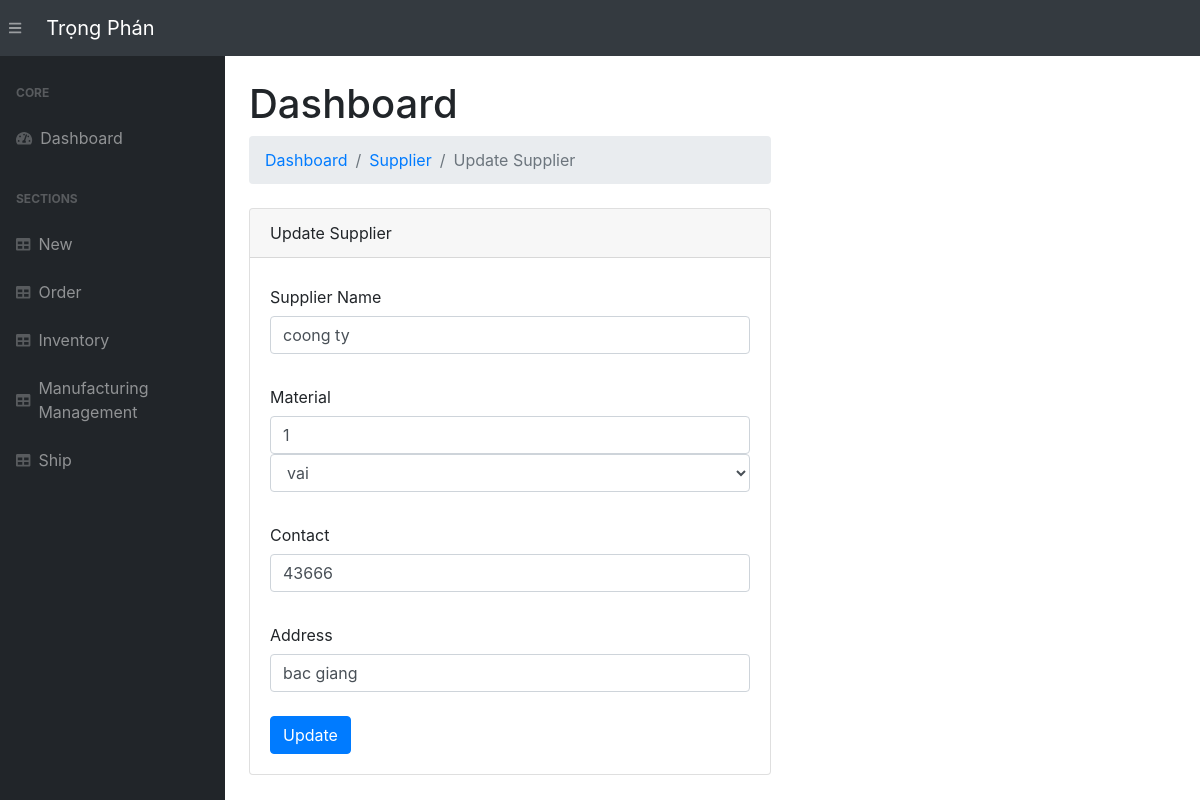
Page /update-supplier/1 on the earlier database version.
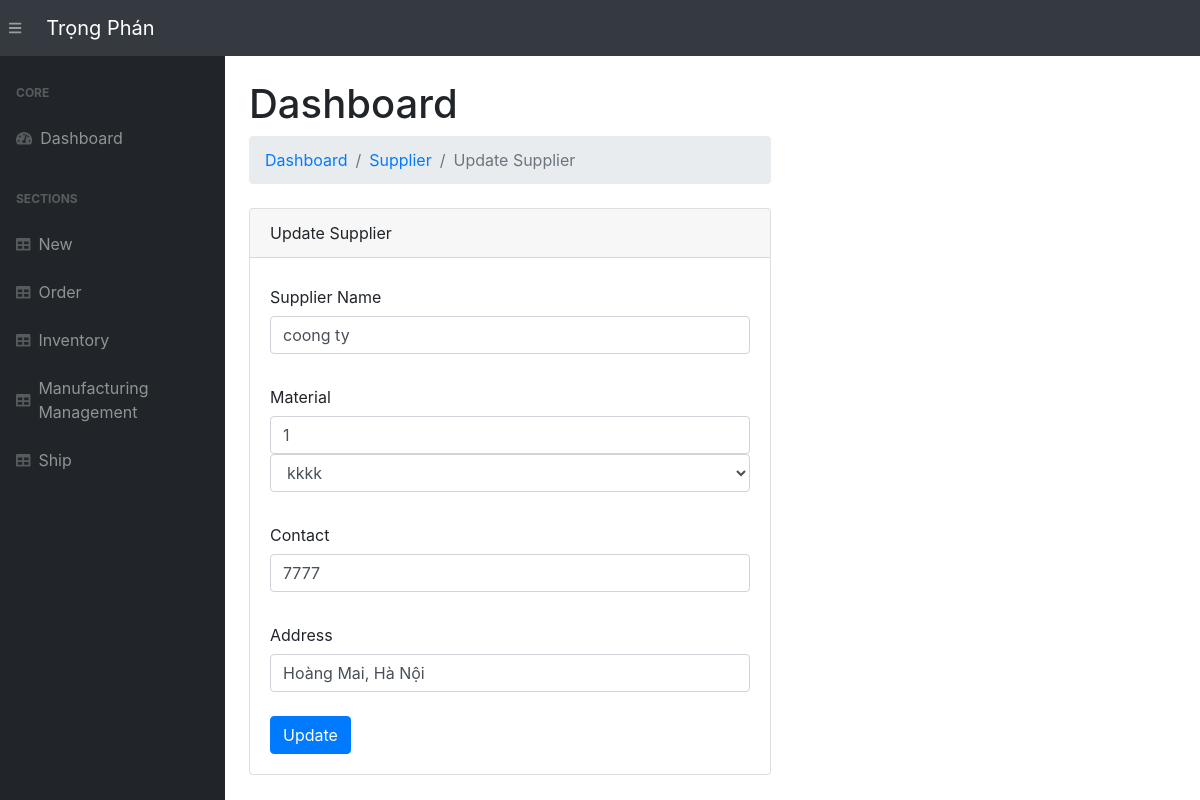
Same page on the later database version.
### app.py (models this page shows, shortened)
class Material(db.Model):
    __tablename__ = 'material'
    material_id = db.Column(db.Integer, primary_key=True)
    material_name = db.Column(db.String(255), nullable=False)
    material_description = db.Column(db.String(255))
    quantity_in_stock = db.Column(db.Integer, default=0)
    reorder_level = db.Column(db.Integer, default=10)

class Supplier(db.Model):
    __tablename__    = 'supplier'
    supplier_id      = db.Column(db.Integer, primary_key=True)
    sup_name         = db.Column(db.String(255), nullable=False)
    sup_contact_info = db.Column(db.String(255), nullable=False)
    sup_address      = db.Column(db.String(255), nullable=False)
    sup_material_id = db.Column(db.Integer, db.ForeignKey('material.material_id'))  # Sửa lại tên khóa ngoại
    material = db.relationship('Material', backref='supplier')

### app.py (the view, shortened to what this page needs)
@app.route("/update-supplier/<int:supplier_id>", methods=["POST", "GET"])
def updateSupplier(supplier_id):
    supplier = Supplier.query.get_or_404(supplier_id)
    materials=Material.query.all()
    return render_template("update-supplier.html", supplier=supplier,materials=materials)

### templates/update-supplier.html (shortened to what this page needs)
{% extends 'base.html' %}
{% block content %}
<main>
    <div class="container-fluid">
        <h1 class="mt-4">Dashboard</h1>
        <ol class="breadcrumb mb-4">
            <li class="breadcrumb-item"><a href="/">Dashboard</a></li>
            <li class="breadcrumb-item"><a href="/supplier/">Supplier</a></li>
            <li class="breadcrumb-item active">Update Supplier</li>
        </ol>
        <div class="card mb-4">
            <div class="card-header">Update Supplier</div>
            <div class="card-body">
                <form action="/update-supplier/{{supplier.supplier_id}}" method="POST" >
                    <label for="sup_name" class="col-form-label">Supplier Name</label>
                    <input type="text" name="sup_name" id="sup_name" value="{{ supplier.sup_name }}" class="form-control" required>
                    <br>
                    <label for="sup_material_id" class="col-form-label">Material</label>
                    <input type="text" name="sup_material_id" id="sup_material_id" value="{{ supplier.sup_material_id }}" class="form-control">
                    <select name="sup_material_id" id="sup_material_id" class="form-control">
                        <option value="{{ supplier.sup_material_id }}" selected>{{ supplier.material.material_name }}</option>
                    </select>
                    <br>
                    <label for="sup_contact_info" class="col-form-label">Contact</label>
                    <input type="text" name="sup_contact_info" id="sup_contact_info" value="{{ supplier.sup_contact_info }}" class="form-control">
                    <br>
                    <label for="sup_address" class="col-form-label">Address</label>
                    <input type="text" name="sup_address" id="sup_address" value="{{ supplier.sup_address }}" class="form-control" required>
                    <br>
                    <input id="submit" type="submit" value="Update" class="btn btn-primary">
                </form>
            </div>
        </div>
    </div>
</main>
{% endblock %}

Differences in the rows shown:
changed Supplier "coong ty": sup_contact_info "43666" → "7777"; sup_address "bac giang" → "Hoàng Mai, Hà Nội"
changed Material: sup_material_id "vai" → "kkkk"
